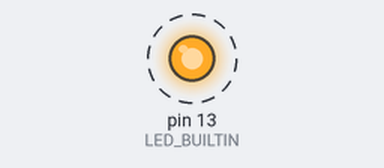
A sketch run on a simulated Arduino Uno, built with avr-gcc and run on an emulated ATmega328P. On the bench: output pins drawn as LEDs (lit = HIGH). Dashed ring = blinking.

Above: at 0.2 s.
Timing chart, 0 to 3.0 s (numbered marks = the images above):
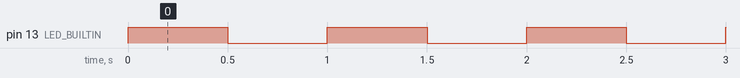

The sketch:

timer1_blink.ino
```cpp
// timer1_blink.ino - blink the LED from a Timer1 interrupt: exact timing, and loop() is completely free
ISR(TIMER1_COMPA_vect) {               // runs every time Timer1's count reaches OCR1A
  PINB = (1 << PB5);                   // writing 1 to a PIN bit toggles that pin: pin 13 (PB5)
}

void setup() {
  pinMode(LED_BUILTIN, OUTPUT);
  noInterrupts();                      // no interrupts while we set the timer up
  TCCR1A = 0;                          // clear the Arduino core's settings for Timer1
  TCCR1B = 0;
  TCNT1 = 0;                           // start counting from 0
  OCR1A = 31249;                       // 16,000,000 / 256 / 2 - 1: two compare matches per second
  TCCR1B = (1 << WGM12) | (1 << CS12); // CTC mode (count to OCR1A, then back to 0), prescaler 256
  TIMSK1 = (1 << OCIE1A);              // call the ISR at each compare match
  interrupts();
}

void loop() {
  delay(3000);                         // loop() may do anything, even wait: the blinking does not change
}
```

Measured:
- by itself, pin 13 (LED_BUILTIN): alternates HIGH for 0.50 s and LOW for 0.50 s
